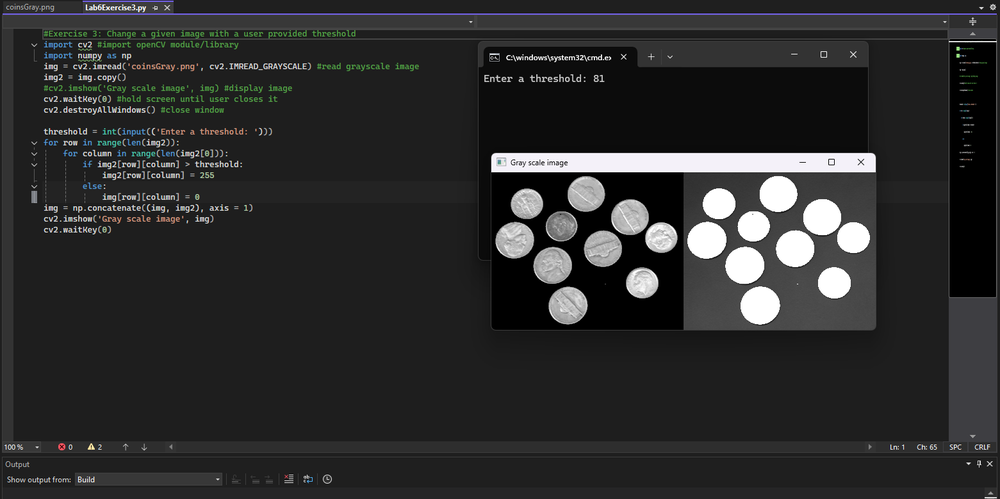
#> input picture Python/Labs/Lab10/Lab6/Exercise3.png, 1000 x 499 px, shrunk from 1561 x 779 before the run, given in place of coinsGray.png, which was not available
$ python Exercise3.py
#> lines starting #> are read from the running program, lines starting #| are printed output that depends on the picture; pictures that were not available may be replaced by others from this repository, and a replacement may not be noted
#Exercise 3: Change a given image with a user provided threshold
import cv2 #import openCV module/library
import numpy as np
img = cv2.imread('coinsGray.png', cv2.IMREAD_GRAYSCALE) #read grayscale image
#> img: shape (499, 1000); min 0, max 255, mean 44.1
img2 = img.copy()
#cv2.imshow('Gray scale image', img) #display image
cv2.waitKey(0) #hold screen until user closes it
cv2.destroyAllWindows() #close window

threshold = int(input(('Enter a threshold: ')))
#> the answer given: 100
for row in range(len(img2)):
    for column in range(len(img2[0])):
        if img2[row][column] > threshold:
            img2[row][column] = 255
        else:
            img[row][column] = 0
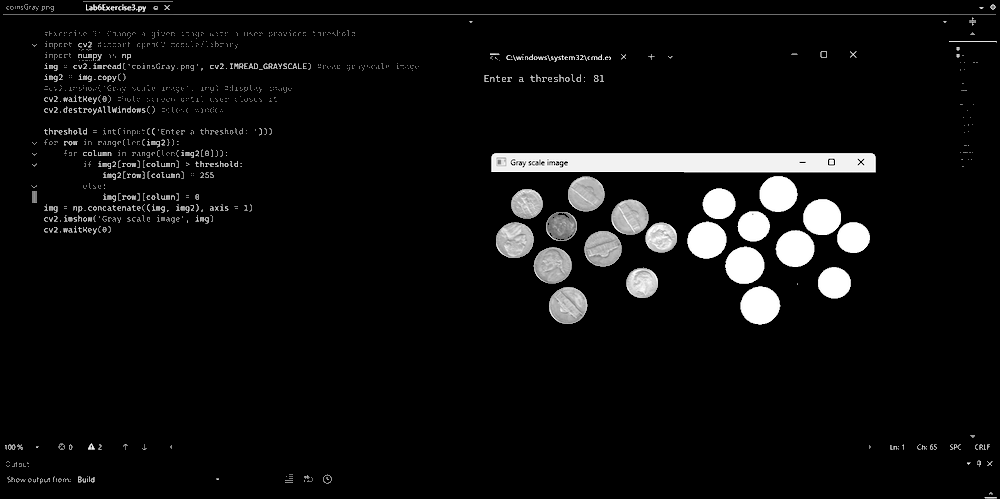
#> img: shape (499, 1000); min 0, max 255, mean 14.6
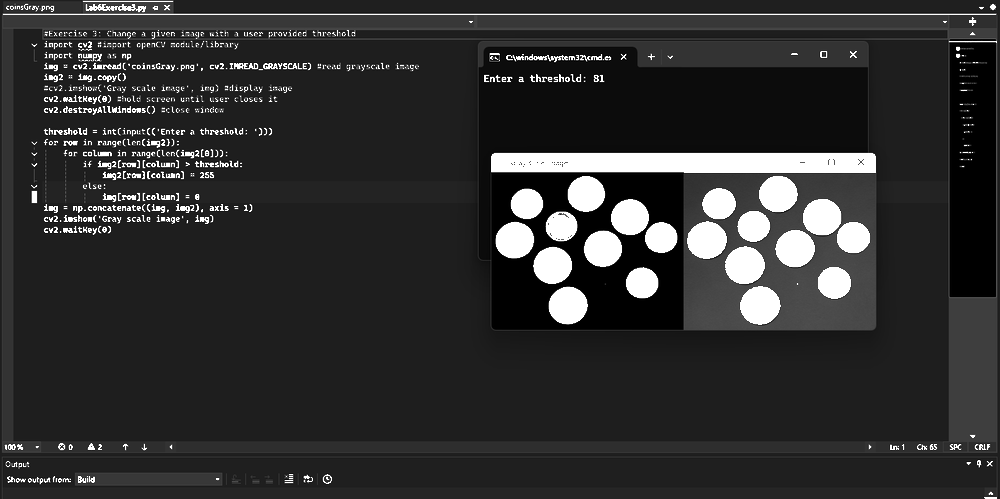
#> img2: shape (499, 1000); min 0, max 255, mean 48
img = np.concatenate((img, img2), axis = 1)
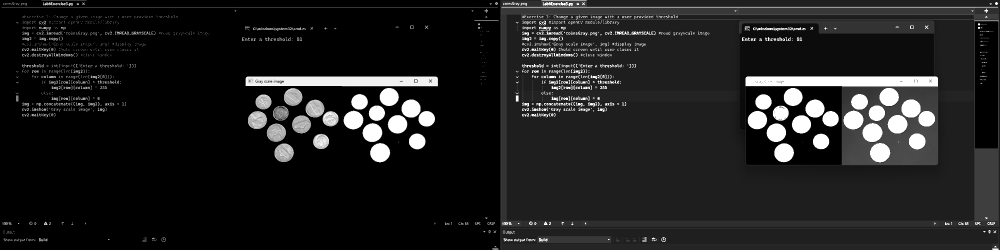
#> img: shape (499, 2000) (shown at 1/2 size); min 0, max 255, mean 31.3
cv2.imshow('Gray scale image', img)
cv2.waitKey(0)

$ run again, on Python/Labs/Lab10/Lab6/Exercise4.png
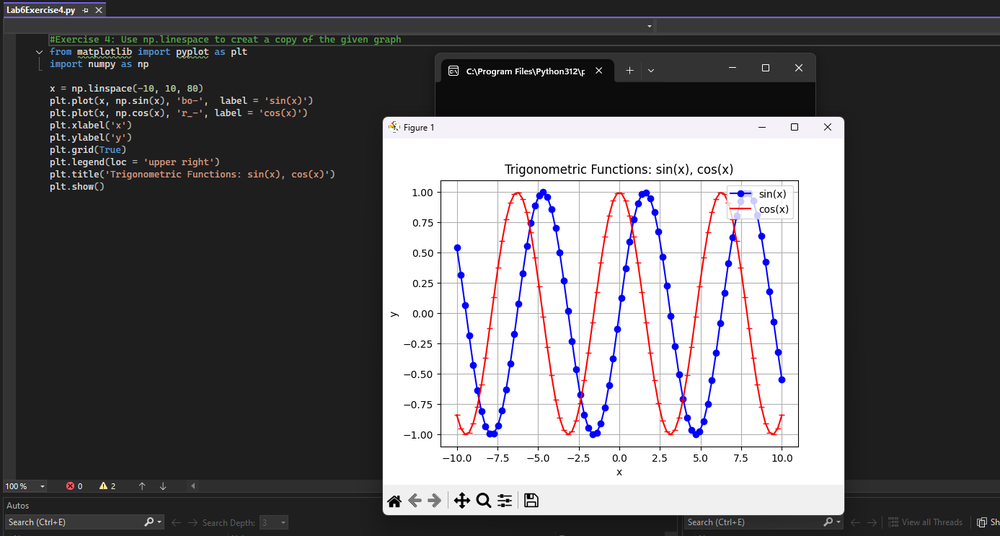
#> input picture Python/Labs/Lab10/Lab6/Exercise4.png, 1000 x 536 px, shrunk from 1387 x 743 before the run, given in place of coinsGray.png, which was not available
#> after the loop `for row in range(len(img2)):`:
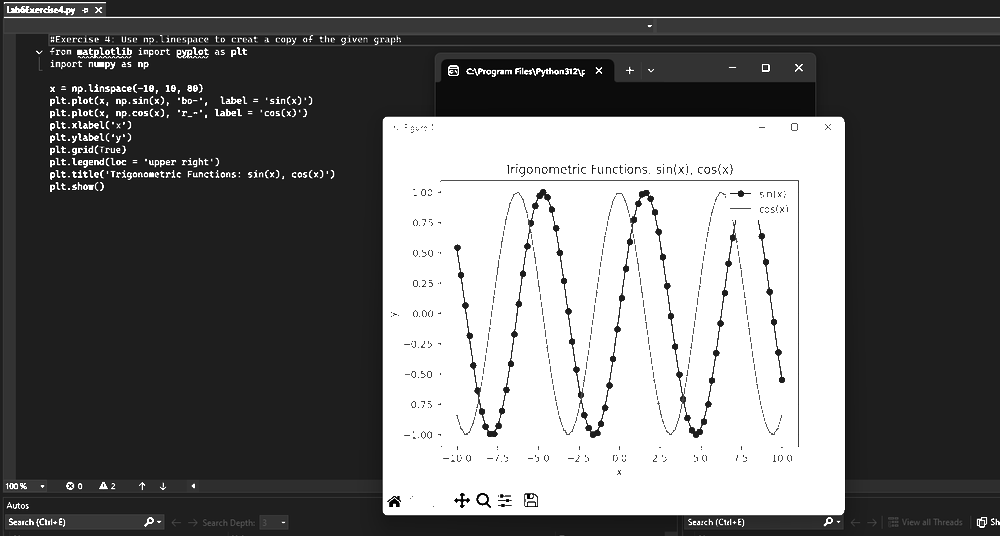
#> img2: shape (536, 1000); min 0, max 255, mean 109.1
#> `img = np.concatenate((img, img2), axis = 1)`:
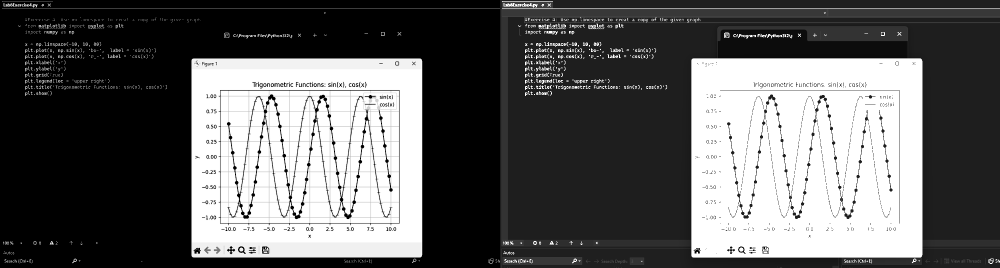
#> img: shape (536, 2000) (shown at 1/2 size); min 0, max 255, mean 95.9
